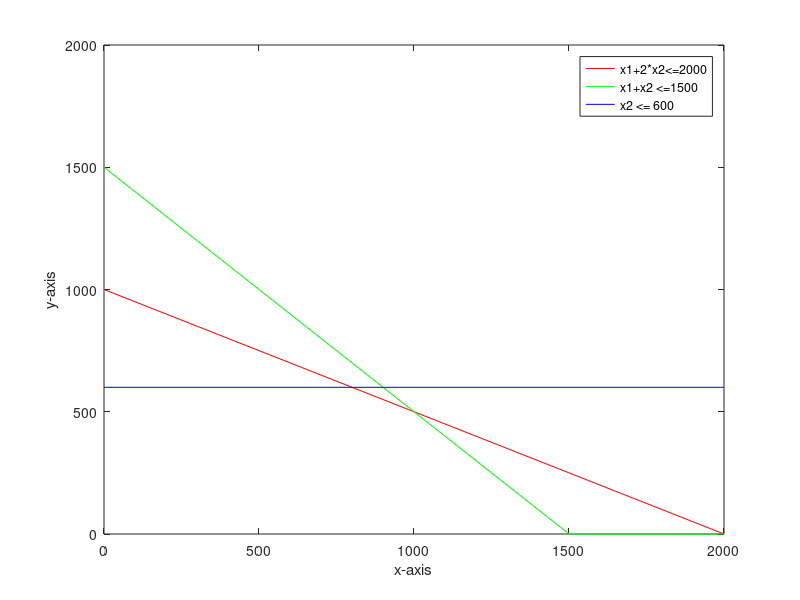

Write MATLAB code to recreate this figure.
%z=3*x1+5*x2;
%x1+2*x2 <= 2000
% x1+x2 <=1500
%x2 <= 600
%x1,x2 >= 0

%Defining the matrices and plotting the equations
clc 
clear 
format short
A=[1 2;1 1;0 1];
C=[3 5];
B=[2000;1500;600];
x1=0:100:max(B);
x21=(B(1,1) - A(1,1) * x1)/A(1,2);
x22=(B(2,1) - A(2,1) * x1)/A(2,2);
x23=(B(3,1) - A(3,1) * x1)/A(3,2);
x21=max(0,x21);
x22=max(0,x22);
x23=max(0,x23);
plot(x1,x21,'r',x1,x22,'g',x1,x23,'b');
legend('x1+2*x2<=2000','x1+x2 <=1500','x2 <= 600');
xlabel('x-axis');
ylabel('y-axis');

%find corner point
CX1=find(x1==0);
C1=find(x21==0);
line1=transpose([x1([C1 CX1]);x21([C1 CX1])]);
C2=find(x22 ==0);
line2=transpose([x1([C2 CX1]);x22([C2 CX1])]);
C3=find(x23 == 0);
line3=transpose([x1([C3 CX1]);x23([C3 CX1])]);
corpt=unique([line1;line2;line3],'rows');

%find intersection ponts of the lines by solving two at a time
pt=[0 0];
for i=1:size(A,1)
    for j=i+1:size(A,1)
        A1=A([i,j],:);
        B1=B([i,j],:);
        pt=[pt;transpose(inv(A1)*B1)];
    end
end

%find all points and eliminate the points that violate the constriants
allpts=[corpt;pt];
disp(allpts);
allpts=unique(allpts,'rows');
for i=1:size(allpts,1)
    const1(i)=allpts(i,1) + 2*allpts(i,2) -2000;
    const2(i)=allpts(i,1) + allpts(i,2) -1500;
    const3(i)=allpts(i,2) -600;
end
s1=find(const1 > 0);
s2=find(const2 > 0);
s3=find(const3 > 0);
s=unique([s1,s2,s3]);
allpts(s,:)=[];

%find the maximum value for the points that satisfy the constraints
value=allpts*transpose(C);
[obj,index]=max(value);
X1=allpts(index,1);
X2=allpts(index,2);
fprintf('So the maximum value of the function is %d at (%d,%d)',obj,X1,X2);